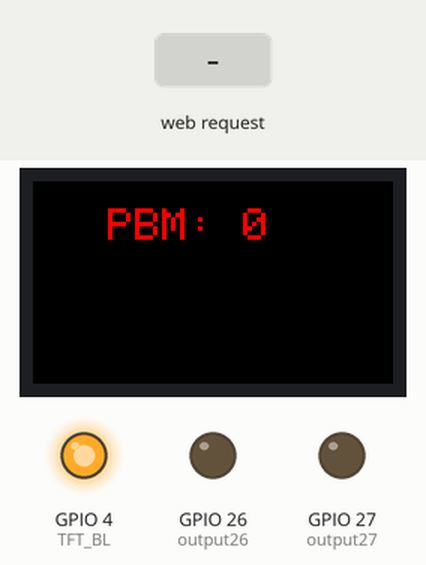
A sketch run on a simulated ESP32. Shown: 240×135 colour display, output pins drawn as LEDs (lit = HIGH). The inputs (shaded band) are chosen by the test bench. WiFi joins after 1.5 s; servers stay silent unless stated; random numbers use the default seed unless the sketch sets one; what the sketch prints to the serial monitor is not drawn.

Above: at 2.8 s.
2.9 s: HTTP request GET /26/on received
At 4.0 s:
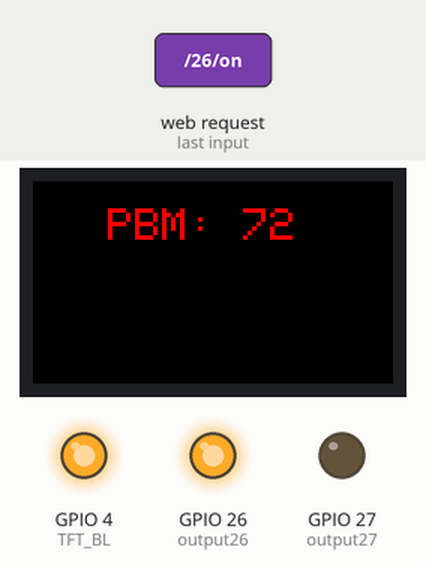
5.9 s: HTTP request GET /27/on received
At 6.53 s:
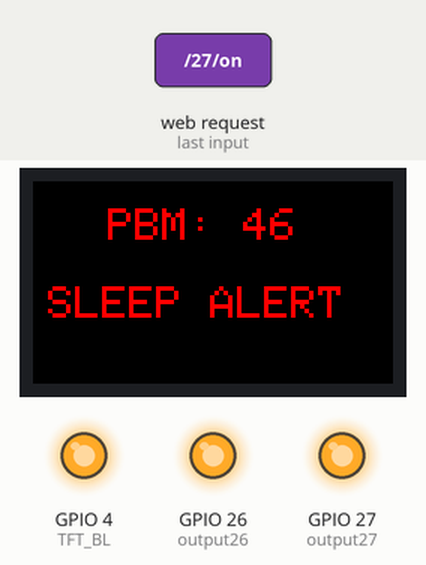
8.9 s: HTTP request GET /27/off received
At 10.1 s:
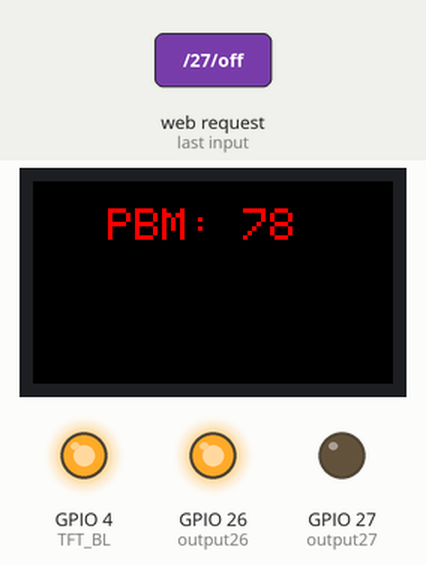
11.9 s: HTTP request GET /26/off received
At 13.4 s:
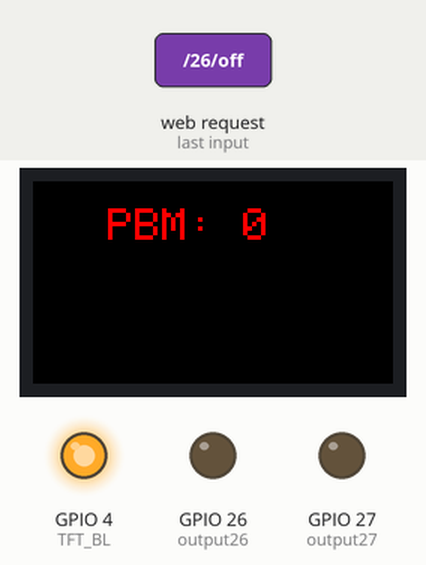
13.8 s: HTTP request GET /27/on received
At 14.9 s:
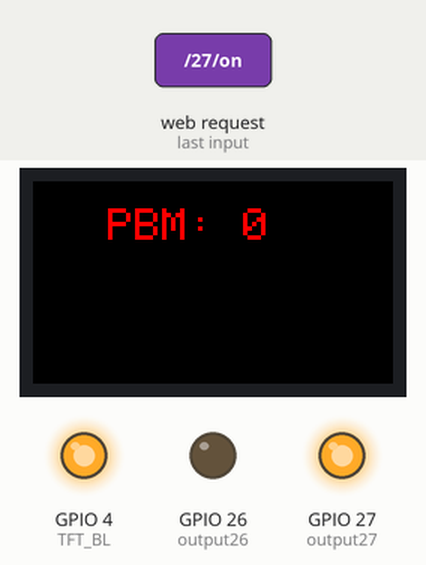
Timing chart, 0 to 16.5 s (numbered marks = the images above; inputs shaded):
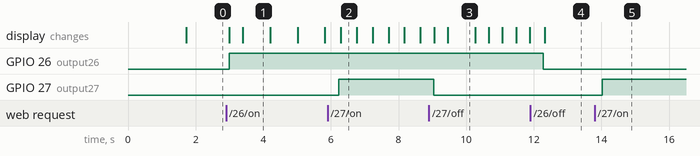

Measured:
- after the input at 2.9 s, GPIO 26 (output26): LOW → HIGH after 0.09 s; the display: first changes after 0.10 s (image 1 shows a later state)
- after the input at 5.9 s, GPIO 27 (output27): LOW → HIGH after 0.33 s
- after the input at 8.9 s, GPIO 27 (output27): HIGH → LOW after 0.15 s
- after the input at 11.9 s, GPIO 26 (output26): HIGH → LOW after 0.39 s
- after the input at 13.8 s, GPIO 27 (output27): LOW → HIGH after 0.23 s
- what the display in image 1 shows lasts 0.8 s, from 3.4 s to 4.2 s
- what the display in image 2 shows lasts 0.5 s, from 6.3 s to 6.8 s

The sketch:

WebServer_1_0.ino.ino
```cpp
// Load Wi-Fi library
#include <WiFi.h>
#include <Adafruit_GFX.h>    // Core graphics library
#include <Adafruit_ST7789.h> // Hardware-specific library for ST7789
#include <SPI.h>

// Replace with your network credentials
const char* ssid = "Expire";
const char* password = "WeGot16LeGo";

// Set web server port number to 80
WiFiServer server(80);

// ------------- Stuf for da screen ------------------ (Sry Enzo if i wasn't realy going fast but being class is a necesssity (づ｡◕‿‿◕｡)づ)
// pinouts from https://github.com/Xinyuan-LilyGO/TTGO-T-Display
#define TFT_MOSI 19
#define TFT_SCLK 18
#define TFT_CS 5
#define TFT_DC 16
#define TFT_RST 23
#define TFT_BL 4
// constructor for data object named tft (spoiler : it's the screen )
Adafruit_ST7789 tft = Adafruit_ST7789(TFT_CS, TFT_DC, TFT_MOSI, TFT_SCLK, TFT_RST);
const uint16_t  Display_Color_Black        = 0x0000;
const uint16_t  Display_Color_Blue         = 0x001F;
const uint16_t  Display_Color_Red          = 0xF800;
const uint16_t  Display_Color_Green        = 0x07E0;
const uint16_t  Display_Color_Cyan         = 0x07FF;
const uint16_t  Display_Color_Magenta      = 0xF81F;
const uint16_t  Display_Color_Yellow       = 0xFFE0;
const uint16_t  Display_Color_White        = 0xFFFF;

// The colors we actually want to use
uint16_t        Display_Text_Color         = Display_Color_Black;
uint16_t        Display_Backround_Color    = Display_Color_Blue;

// Variable to store the HTTP request
String header;

// Auxiliar variables to store the current output state
String output26State = "off";
String output27State = "off";

// Assign output variables to GPIO pins
const int output26 = 26;
const int output27 = 27;

// Current time
unsigned long currentTime = millis();
// Previous time
unsigned long previousTime = 0;
// Define timeout time in milliseconds (example: 2000ms = 2s)
const long timeoutTime = 2000;

int bpm = 0;
bool status = false;
bool status2 = false;

void setup() {
  Serial.begin(115200);
  Serial.print(F("Hello! ST77xx TFT Test"));
  pinMode(TFT_BL, OUTPUT);      // TTGO T-Display enable Backlight pin 4
  digitalWrite(TFT_BL, HIGH);   // T-Display turn on Backlight
  tft.init(135, 240);           // Initialize ST7789 240x135
  Serial.println(F("Initialized"));
  tft.fillScreen(ST77XX_BLACK);
  tft.setRotation(1);
  tft.setTextSize(3);
  // Initialize the output variables as outputs
  pinMode(output26, OUTPUT);
  pinMode(output27, OUTPUT);
  // Set outputs to LOW
  digitalWrite(output26, LOW);
  digitalWrite(output27, LOW);

  // Connect to Wi-Fi network with SSID and password
  Serial.print("Connecting to ");
  Serial.println(ssid);
  WiFi.begin(ssid, password);
  while (WiFi.status() != WL_CONNECTED) {
    delay(500);
    Serial.print(".");
  }
  // Print local IP address and start web server
  Serial.println("");
  Serial.println("WiFi connected.");
  Serial.println("IP address: ");
  Serial.println(WiFi.localIP());
  server.begin();
}

void loop(){
  tft.setTextWrap(false);

  tft.setCursor(50, 18);
  tft.setTextColor(ST77XX_BLACK);
  tft.print("     ");
  tft.println(bpm);
 // tft.fillScreen(ST77XX_BLACK);
  if(status){
    if(status2){bpm = random(43,47);
tft.fillScreen(ST77XX_RED);
tft.fillScreen(ST77XX_BLACK);
tft.setCursor(10, 70);
  tft.setTextColor(ST77XX_RED);
  tft.println("SLEEP ALERT");
    }
    else{bpm= random(71,79);
    tft.setCursor(10, 70);
  tft.setTextColor(ST77XX_BLACK);
  tft.println("SLEEP ALERT");}
  }
  else{bpm=0;tft.fillScreen(ST77XX_BLACK);}
  tft.setCursor(50, 18);
  tft.setTextColor(ST77XX_RED);
  tft.print("PBM: ");
  tft.println(bpm);
delay(400);
  WiFiClient client = server.available();   // Listen for incoming clients

  if (client) {                             // If a new client connects,
    currentTime = millis();
    previousTime = currentTime;
    Serial.println("New Client.");          // print a message out in the serial port
    String currentLine = "";                // make a String to hold incoming data from the client
    while (client.connected() && currentTime - previousTime <= timeoutTime) {  // loop while the client's connected
      currentTime = millis();
      if (client.available()) {             // if there's bytes to read from the client,
        char c = client.read();             // read a byte, then
        Serial.write(c);                    // print it out the serial monitor
        header += c;
        if (c == '\n') {                    // if the byte is a newline character
          // if the current line is blank, you got two newline characters in a row.
          // that's the end of the client HTTP request, so send a response:
          if (currentLine.length() == 0) {
            // HTTP headers always start with a response code (e.g. HTTP/1.1 200 OK)
            // and a content-type so the client knows what's coming, then a blank line:
            client.println("HTTP/1.1 200 OK");
            client.println("Content-type:text/html");
            client.println("Connection: close");
            client.println();

            // turns the GPIOs on and off
            if (header.indexOf("GET /26/on") >= 0) {
              Serial.println("GPIO 26 on");
              output26State = "on";
              status = true;
              digitalWrite(output26, HIGH);
            } else if (header.indexOf("GET /26/off") >= 0) {
              Serial.println("GPIO 26 off");
              output26State = "off";
              status = false;
              digitalWrite(output26, LOW);
            } else if (header.indexOf("GET /27/on") >= 0) {
              Serial.println("GPIO 27 on");
              output27State = "on";
              status2 = true;
              digitalWrite(output27, HIGH);
            } else if (header.indexOf("GET /27/off") >= 0) {
              Serial.println("GPIO 27 off");
              output27State = "off";
              status2 = false;
              digitalWrite(output27, LOW);
            }

            // Display the HTML web page
            client.println("<!DOCTYPE html><html>");
            client.println("<head><meta name=\"viewport\" content=\"width=device-width, initial-scale=1\">");
            client.println("<link rel=\"icon\" href=\"data:,\">");
            // CSS to style the on/off buttons
            // Feel free to change the background-color and font-size attributes to fit your preferences
            client.println("<style>html { font-family: Helvetica; display: inline-block; margin: 0px auto; text-align: center;}");
            client.println(".button { background-color: #4CAF50; border: none; color: white; padding: 16px 40px;");
            client.println("text-decoration: none; font-size: 30px; margin: 2px; cursor: pointer;}");
            client.println(".button2 {background-color: #555555;}</style></head>");

            // Web Page Heading
            client.println("<body><h1>ESP32 Web Server</h1>");

            // Display current state, and ON/OFF buttons for GPIO 26
            client.println("<p>BPM - State " + output26State + "</p>");
            // If the output26State is off, it displays the ON button
            if (output26State=="off") {
              client.println("<p><a href=\"/26/on\"><button class=\"button\">ON</button></a></p>");
            } else {
              client.println("<p><a href=\"/26/off\"><button class=\"button button2\">OFF</button></a></p>");
            }

            // Display current state, and ON/OFF buttons for GPIO 27
            client.println("<p>SLEEP - State " + output27State + "</p>");
            // If the output27State is off, it displays the ON button
            if (output27State=="off") {
              client.println("<p><a href=\"/27/on\"><button class=\"button\">ON</button></a></p>");
            } else {
              client.println("<p><a href=\"/27/off\"><button class=\"button button2\">OFF</button></a></p>");
            }
            client.println("</body></html>");

            // The HTTP response ends with another blank line
            client.println();
            // Break out of the while loop
            break;
          } else { // if you got a newline, then clear currentLine
            currentLine = "";
          }
        } else if (c != '\r') {  // if you got anything else but a carriage return character,
          currentLine += c;      // add it to the end of the currentLine
        }
      }
    }
    // Clear the header variable
    header = "";
    // Close the connection
    client.stop();
    Serial.println("Client disconnected.");
    Serial.println("");
  }
}
```
